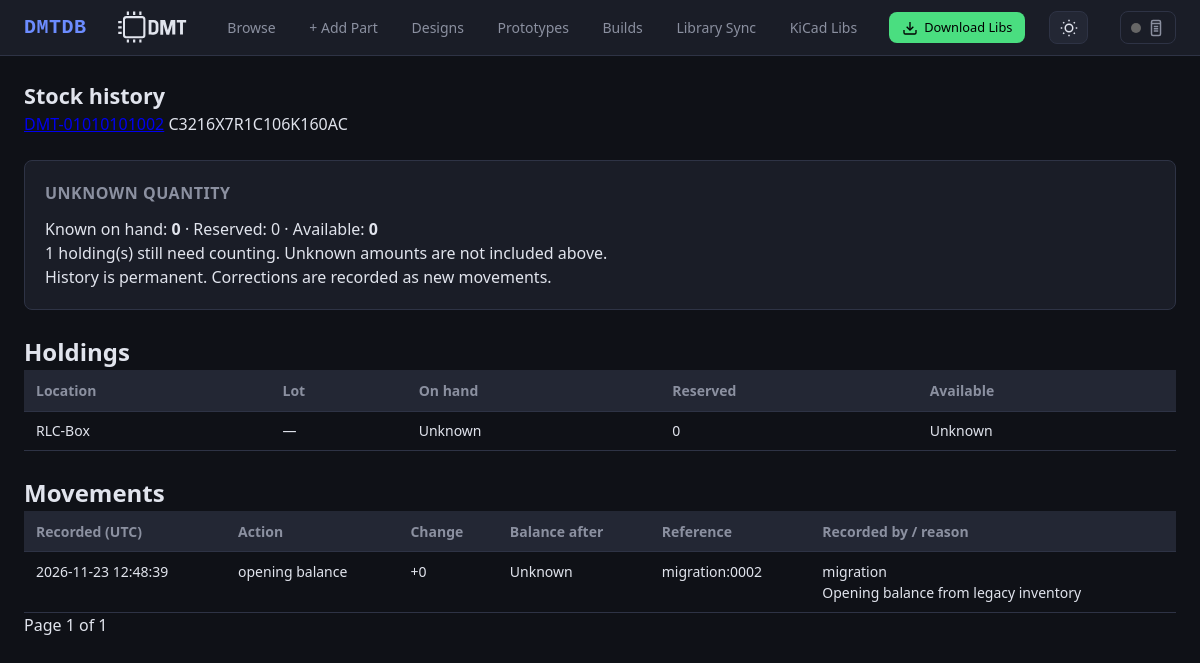
Screenshot of /part/DMT-01010101002/stock with the database file from the repository.
### db/models.py (models this page shows, shortened)
class Base(DeclarativeBase):
    pass

class Part(Base):
    __tablename__ = "parts"
    dmtuid = Column(String(20), primary_key=True)               # DMT-TTFFCCSSXXX
    tt  = Column(String(2), nullable=False, index=True)
    ff  = Column(String(2), nullable=False, index=True)
    cc  = Column(String(2), nullable=False, index=True)
    ss  = Column(String(2), nullable=False, index=True)
    xxx = Column(String(3), nullable=False)
    mpn          = Column(String(200), index=True, default="")
    manufacturer = Column(String(200), index=True, default="")
    value        = Column(String(200), index=True, default="")
    description  = Column(Text, default="")
    quantity     = Column(String(50), default="")
    location     = Column(String(200), default="")
    datasheet    = Column(Text, default="")
    distributor  = Column(Text, default="")
    kicad_symbol    = Column(String(300), default="")
    kicad_footprint = Column(String(300), default="")
    kicad_libref    = Column(String(300), default="")
    kicad_3dmodel   = Column(String(300), default="")
    eol = Column(Boolean, default=False)
    extra_json = Column(Text, default="{}")
    notes      = Column(Text, default="")
    created_at = Column(DateTime, default=lambda: datetime.now(timezone.utc))
    updated_at = Column(DateTime, default=lambda: datetime.now(timezone.utc),
                        onupdate=lambda: datetime.now(timezone.utc))
    pricing = relationship(
        "PartPricing", back_populates="part",
        cascade="all, delete-orphan", lazy="selectin",
    )
    images = relationship(
        "PartImage", back_populates="part",
        cascade="all, delete-orphan", lazy="selectin",
        order_by="PartImage.position",
    )
    fields = relationship(
        "PartField", back_populates="part",
        cascade="all, delete-orphan", lazy="selectin",
    )
    __table_args__ = (
        Index("ix_ttffccss", "tt", "ff", "cc", "ss"),
    )

class StockHolding(Base):
    __tablename__ = "stock_holdings"
    id = Column(Integer, primary_key=True)
    dmtuid = Column(String(20), ForeignKey("parts.dmtuid", ondelete="RESTRICT"), nullable=False, index=True)
    location = Column(String(200), nullable=False, default="")
    lot = Column(String(200), nullable=False, default="")
    count_known = Column(Boolean, nullable=False, default=False)
    on_hand = Column(BigInteger, nullable=False, default=0)
    reserved = Column(BigInteger, nullable=False, default=0)
    version = Column(Integer, nullable=False, default=0)
    __table_args__ = (
        UniqueConstraint("dmtuid", "location", "lot", name="uq_holding_location_lot"),
        CheckConstraint("on_hand >= 0 AND reserved >= 0 AND reserved <= on_hand", name="ck_holding_balance"),
        CheckConstraint("count_known OR (on_hand = 0 AND reserved = 0)", name="ck_unknown_holding"),
    )

class StockMovement(Base):
    __tablename__ = "stock_movements"
    id = Column(Integer, primary_key=True)
    holding_id = Column(Integer, ForeignKey("stock_holdings.id", ondelete="RESTRICT"), nullable=False, index=True)
    operation_key = Column(String(200), ForeignKey("inventory_operations.key", ondelete="RESTRICT"), nullable=False, index=True)
    kind = Column(String(40), nullable=False)
    delta = Column(BigInteger, nullable=False)
    balance_after = Column(BigInteger, nullable=False)
    count_known_after = Column(Boolean, nullable=False)
    reference = Column(String(200), nullable=False, default="")
    reverses_id = Column(Integer, ForeignKey("stock_movements.id", ondelete="RESTRICT"), nullable=True)
    details_json = Column(Text, nullable=False, default="{}")
    created_at = Column(DateTime, nullable=False, default=lambda: datetime.now(timezone.utc))
    __table_args__ = (CheckConstraint("balance_after >= 0", name="ck_movement_balance"),)

class InventoryOperation(Base):
    __tablename__ = "inventory_operations"
    key = Column(String(200), primary_key=True)
    payload_hash = Column(String(64), nullable=False)
    actor = Column(String(200), nullable=False)
    reason = Column(Text, nullable=False)
    result_json = Column(Text, nullable=False, default="{}")
    created_at = Column(DateTime, nullable=False, default=lambda: datetime.now(timezone.utc))

### ui/routes_inventory.py (the view)
@ui_bp.route("/part/<dmtuid>/stock")
def stock_history(dmtuid):
    with get_session() as session:
        part = session.get(Part, dmtuid.upper())
        if part is None:
            abort(404)
        try:
            page = max(1, int(request.args.get("page", "1")))
        except ValueError:
            page = 1
        rows = inventory.holdings(session, part.dmtuid)
        query = session.query(StockMovement, InventoryOperation).join(InventoryOperation).join(StockHolding)
        query = query.filter(StockHolding.dmtuid == part.dmtuid)
        pages = max(1, (query.count() + 49) // 50)
        page = min(page, pages)
        history = query.order_by(StockMovement.id.desc()).offset((page-1)*50).limit(50).all()
        reservations = session.scalars(select(StockReservation).join(StockHolding)
                           .where(StockHolding.dmtuid == part.dmtuid, StockReservation.quantity > 0)).all()
        return render_template("stock_history.html", part=part, holdings=rows, history=history,
                               reservations=reservations, stock=inventory.summary(session, part.dmtuid),
                               page=page, pages=pages)

### db/engine.py (called while the page is built)
def get_session() -> Session:
    if _SessionLocal is None:
        raise RuntimeError("Database not initialised - call init_db() first")
    return _SessionLocal()

### services/inventory_service.py (called while the page is built)
def holdings(session, dmtuid):
    return list(session.scalars(select(StockHolding).where(StockHolding.dmtuid == dmtuid)
                .order_by(StockHolding.id).execution_options(populate_existing=True)))

def summary(session, dmtuid):
    return summarize_holdings(holdings(session, dmtuid))

def summarize_holdings(rows):
    known = sum(h.on_hand for h in rows)
    reserved = sum(h.reserved for h in rows)
    unknown = sum(not h.count_known for h in rows)
    state = "Not stocked" if not rows else "In stock" if known else "Unknown quantity" if unknown else "Out of stock"
    return {"status": state, "on_hand": known, "reserved": reserved,
            "available": known - reserved, "unknown_holdings": unknown,
            "locations": sorted({h.location for h in rows if h.location})}

### ui/routes_designs.py (called while the page is built)
@ui_bp.app_context_processor
def engineering_context():
    return {"engineering_csrf": csrf_token, "artifact_roles": designs.ARTIFACT_ROLES,
            "event_kinds": sorted(designs.EVENT_KINDS), "decode_json": json.loads,
            "unit_statuses": designs.UNIT_STATUSES}

### templates/stock_history.html (shortened to what this page needs)
{% extends "base.html" %}
{% block content %}
<div class="page-header">
  <div><h1>Stock history</h1><p><a href="{{ url_for('ui.part_detail', dmtuid=part.dmtuid) }}">{{ part.dmtuid }}</a> {{ part.mpn or '' }}</p></div>
</div>
<div class="detail-card">
  <h2>{{ stock.status }}</h2>
  <p>Known on hand: <strong>{{ stock.on_hand }}</strong> · Reserved: {{ stock.reserved }} · Available: <strong>{{ stock.available }}</strong></p>
  {% if stock.unknown_holdings %}<p>{{ stock.unknown_holdings }} holding(s) still need counting. Unknown amounts are not included above.</p>{% endif %}
  <p>History is permanent. Corrections are recorded as new movements.</p>
</div>
<h2 style="margin-top:1.5rem;">Holdings</h2>
<div style="overflow-x:auto;"><table>
  <thead><tr><th>Location</th><th>Lot</th><th>On hand</th><th>Reserved</th><th>Available</th></tr></thead>
  <tbody>{% for h in holdings %}<tr>
    <td>{{ h.location or 'Unassigned' }}</td><td>{{ h.lot or '—' }}</td>
    <td>{{ h.on_hand if h.count_known else 'Unknown' }}</td><td>{{ h.reserved }}</td>
    <td>{{ h.on_hand - h.reserved if h.count_known else 'Unknown' }}</td>
  </tr>{% else %}<tr><td colspan="5">Not stocked. This catalogue part has no inventory holdings.</td></tr>{% endfor %}</tbody>
</table></div>
<h2 style="margin-top:1.5rem;">Movements</h2>
<div style="overflow-x:auto;"><table>
  <thead><tr><th>Recorded (UTC)</th><th>Action</th><th>Change</th><th>Balance after</th><th>Reference</th><th>Recorded by / reason</th></tr></thead>
  <tbody>{% for movement, operation in history %}<tr>
    <td>{{ movement.created_at.strftime('%Y-%m-%d %H:%M:%S') }}</td>
    <td>{{ movement.kind.replace('_', ' ') }}</td><td>{{ '%+d'|format(movement.delta) }}</td>
    <td>{{ movement.balance_after if movement.count_known_after else 'Unknown' }}</td>
    <td>{{ movement.reference or '—' }}</td><td>{{ operation.actor }}<br>{{ operation.reason }}</td>
  </tr>{% else %}<tr><td colspan="6">No stock movements.</td></tr>{% endfor %}</tbody>
</table></div>
<p>Page {{ page }} of {{ pages }}
{% if page < pages %}<a class="btn" href="{{ url_for('ui.stock_history', dmtuid=part.dmtuid, page=page+1) }}">Next</a>{% endif %}</p>
{% endblock %}

### templates/base.html (shortened to what this page needs)
<!DOCTYPE html>
<html lang="en">
<head>
  <link rel="stylesheet" href="/static/css/style.css">
  <link rel="stylesheet" href="/static/css/engineering.css">
</head>
<body>
  <nav class="nav">
    <a href="/" class="nav-brand">DMTDB</a>
    <div class="nav-links">
      <a href="/" {% if request.endpoint=='ui.index' %}class="active" {% endif %}>Browse</a>
      <a href="/part/add" {% if request.endpoint=='ui.part_add' %}class="active" {% endif %}>+ Add Part</a>
      <a href="/designs" {% if request.path.startswith('/designs') %}class="active" {% endif %}>Designs</a>
      <a href="/prototypes" {% if request.path.startswith('/prototypes') %}class="active" {% endif %}>Prototypes</a>
      <a href="/builds" {% if request.path.startswith('/builds') %}class="active" {% endif %}>Builds</a>
      <a href="/library-sync" {% if request.path.startswith('/library-sync') %}class="active" {% endif %}>Library Sync</a>
      <a href="/libs" {% if request.endpoint=='ui.libs_page' %}class="active" {% endif %}>KiCad Libs</a>
    </div>
    <a href="/api/v1/libs/download" class="btn btn-download"
      title="Download KiCad Libraries (symbols, footprints, 3D models)">
      <svg width="16" height="16" viewBox="0 0 24 24" fill="none" stroke="currentColor" stroke-width="2">
        <path d="M21 15v4a2 2 0 0 1-2 2H5a2 2 0 0 1-2-2v-4" />
        <polyline points="7 10 12 15 17 10" />
        <line x1="12" y1="15" x2="12" y2="3" />
      </svg>
      <span>Download Libs</span>
    </a>
    <button class="theme-toggle" id="themeToggle" title="Toggle dark/light mode">
      <svg class="theme-icon-dark" width="18" height="18" viewBox="0 0 24 24" fill="none" stroke="currentColor"
        stroke-width="2">
        <circle cx="12" cy="12" r="5" />
        <path
          d="M12 1v2M12 21v2M4.22 4.22l1.42 1.42M18.36 18.36l1.42 1.42M1 12h2M21 12h2M4.22 19.78l1.42-1.42M18.36 5.64l1.42-1.42" />
      </svg>
    </button>
    <button class="niimbot-toggle" id="niimbotToggle" title="Niimbot B1 Printer" onclick="openNiimbotGlobalModal()">
      <span id="niimbotGlobalStatus"
        style="display: inline-block; width: 10px; height: 10px; border-radius: 50%; background: #666;"></span>
      <svg width="18" height="18" viewBox="0 0 24 24" fill="none" stroke="currentColor" stroke-width="2">
        <rect x="6" y="2" width="12" height="20" rx="2" />
        <line x1="6" y1="6" x2="18" y2="6" />
        <line x1="9" y1="10" x2="15" y2="10" />
        <line x1="9" y1="13" x2="15" y2="13" />
        <line x1="9" y1="16" x2="15" y2="16" />
      </svg>
    </button>
  </nav>
  <div class="container">
    {% block content %}{% endblock %}
  </div>
</body>
</html>

### static/css/style.css (style rules this page uses)
:root { --bg: #0f1117; --surface: #1a1d27; --surface2: #232734; --border: #2e3345; --text: #e1e4ed; --text-dim: #8b90a0; --accent: #6c8cff; --accent-hover: #8aa4ff; --green: #4ade80; --red: #f87171; --yellow: #fbbf24; --orange: #fb923c; --radius: 8px; --font: 'Segoe UI', system-ui, -apple-system, sans-serif; --mono: 'JetBrains Mono', 'Fira Code', 'Consolas', monospace; --card: var(--surface); --hover: var(--surface2); }
*, *::before, *::after { box-sizing: border-box; margin: 0; padding: 0; }
body { font-family: var(--font); background: var(--bg); color: var(--text); line-height: 1.5; }
.nav { background: var(--surface); border-bottom: 1px solid var(--border); padding: 0 1.5rem; display: flex; align-items: center; height: 56px; gap: 1.5rem; position: sticky; top: 0; z-index: 100; }
.nav-brand { font-size: 1.25rem; font-weight: 700; color: var(--accent); text-decoration: none; letter-spacing: .5px; font-family: var(--mono); }
.nav-logo { height: 80px; width: auto; }
.nav-links { display: flex; gap: .5rem; overflow-x: auto; min-width: 0; align-items: center; scrollbar-width: thin; }
.nav-links a { flex: 0 0 auto; white-space: nowrap; color: var(--text-dim); text-decoration: none; padding: .4rem .8rem; border-radius: var(--radius); font-size: .875rem; transition: all .15s; }
.theme-toggle { margin-left: auto; background: var(--surface2); border: 1px solid var(--border); border-radius: var(--radius); padding: .4rem .6rem; cursor: pointer; font-size: 1rem; line-height: 1; transition: all .15s; color: var(--text); display: flex; align-items: center; }
.theme-icon-dark { display: block; }
.container { max-width: 1800px; margin: 0 auto; padding: 1.5rem; }
.btn { display: inline-flex; align-items: center; gap: .4rem; padding: .5rem 1rem; border-radius: var(--radius); font-size: .875rem; font-weight: 500; text-decoration: none; border: 1px solid var(--border); cursor: pointer; transition: all .15s; font-family: var(--font); }
.btn-download { display: inline-flex; align-items: center; gap: .4rem; padding: .4rem .8rem; border-radius: var(--radius); font-size: .8rem; font-weight: 500; text-decoration: none; background: var(--green); color: #000; border: none; cursor: pointer; transition: all .15s; white-space: nowrap; }
.btn-download svg { flex-shrink: 0; }
table { width: 100%; border-collapse: collapse; font-size: .875rem; }
thead { background: var(--surface2); }
th { text-align: left; padding: .6rem .75rem; color: var(--text-dim); font-weight: 600; white-space: nowrap; border-bottom: 1px solid var(--border); background: var(--surface2); }
td { padding: .55rem .75rem; border-bottom: 1px solid var(--border); vertical-align: top; }
.detail-card { background: var(--surface); border: 1px solid var(--border); border-radius: var(--radius); padding: 1.25rem; }
.detail-card h2 { font-size: 1rem; color: var(--text-dim); margin-bottom: .75rem; text-transform: uppercase; letter-spacing: .5px; font-weight: 600; }
.page-header { display: flex; align-items: center; justify-content: space-between; margin-bottom: 1.5rem; flex-wrap: wrap; gap: .75rem; }
.page-header h1 { font-size: 1.35rem; font-weight: 700; }

### static/css/engineering.css (style rules this page uses)
.nav-brand, .nav-logo, .theme-toggle { flex-shrink: 0; }
.nav-links, .eng-table { scrollbar-color: var(--border) var(--surface); }
.page-header > div { min-width: 0; max-width: 100%; }
.page-header > div:last-child { flex-wrap: wrap; }

### templates/base.html (style rules this page uses)
.niimbot-toggle { display: flex; align-items: center; gap: 0.4rem; padding: 0.4rem 0.6rem; background: var(--surface); border: 1px solid var(--border); border-radius: var(--radius); cursor: pointer; color: var(--text-dim); margin-left: 0.5rem; }

### rows the page displays
Part: mpn "C3216X7R1C106K160AC"
StockHolding: location "RLC-Box", lot "—", count_known "Unknown", reserved "0"
StockMovement: created_at "2026-11-23 12:48:39", kind.replace "opening balance", delta "+0", count_known_after "Unknown", reference "migration:0002", actor "migration", reason "Opening balance from legacy inventory"

### other values shown
{{ stock.status }} "UNKNOWN QUANTITY"
{{ stock.on_hand }} "0"
{{ stock.reserved }} "0"
{{ stock.available }} "0"
{{ stock.unknown_holdings }} "1"
{{ page }} "1"
{{ pages }} "1"
